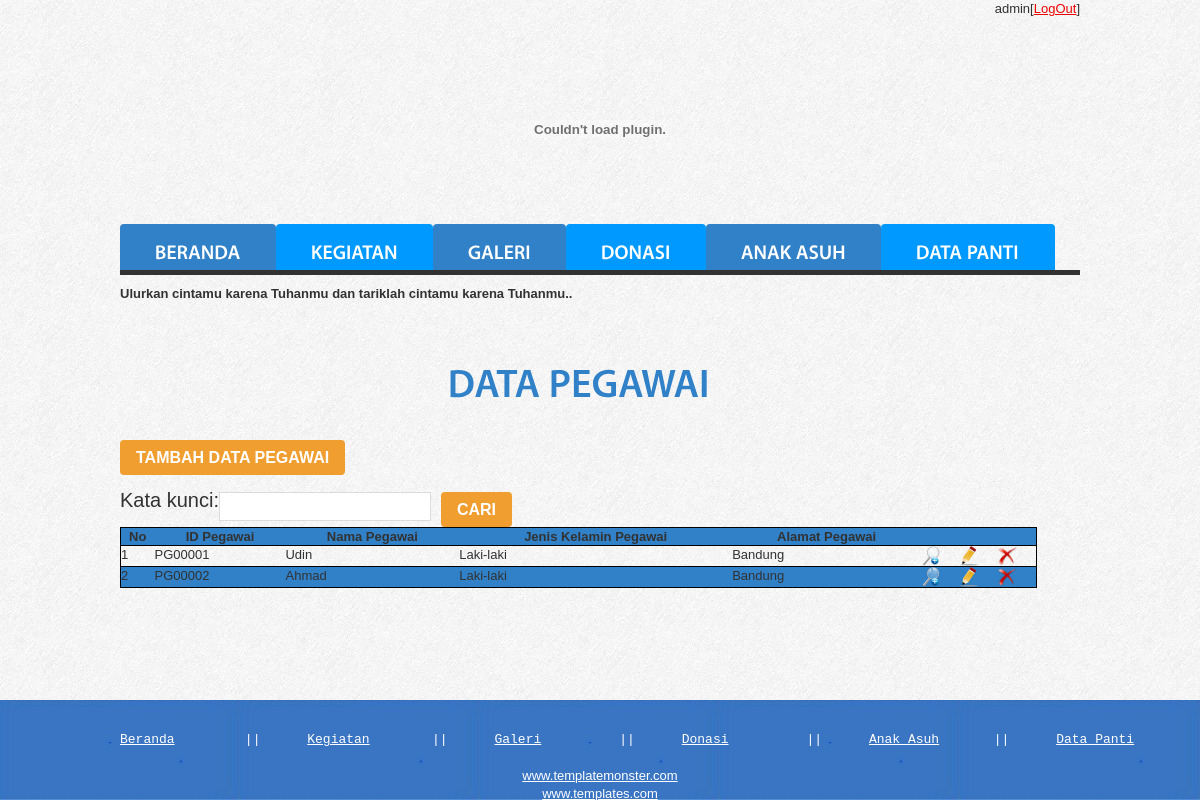
The page /index-admin.php?menu=pegawai (signed in) on the database its author committed.
### tables this page shows
CREATE TABLE IF NOT EXISTS `pegawai` (
  `id_pegawai` char(7) NOT NULL,
  `id_admin` char(7) NOT NULL,
  `nama_pegawai` varchar(25) DEFAULT NULL,
  `jk_pegawai` tinyint(1) DEFAULT NULL,
  `tgl_lahir_pegawai` date DEFAULT NULL,
  `alamat_pegawai` text,
  `jabatan` varchar(25) DEFAULT NULL,
  PRIMARY KEY (`id_pegawai`),
  KEY `fk_mencatat` (`id_admin`)
);

### lihat-pegawai.php (the view, shortened to what this page needs)
<HTML>
<BODY>
	<h2 align="center">Data Pegawai</h2>
	<form action="index-admin.php?menu=<?php echo"frm-pegawai";?>" method="post">
		<input type="submit" value="Tambah Data Pegawai" name="btntambah" class="button">
	</form>
	<table>
		<form action="" method="post">
		<tr>
			<td style="font-size:20px;">Kata kunci</td><td style="font-size:20px;">:</td>
			<td><input type="text" name="keyword" class="input"></td>
			<td><input type="submit" value="Cari" name="cari" class="button"></td>
		</tr>
		</form>
	<br>
	</table>
	<?php if(!isset($_POST['cari'])){?>
		<TABLE width="100%" class="data">
		<tr class="kolom">
			<th>No</th>
			<th>ID Pegawai</th>
			<th>Nama Pegawai</th>
			<th>Jenis Kelamin Pegawai</th>
			<th>Alamat Pegawai</th>
			<th colspan="3"></th>
		</tr>
		<?php
			$querypegawai=mysql_query("select * from pegawai");
			$no=1;
			while($tampil =mysql_fetch_array($querypegawai)){?>
			<tr>
				<td <?php if($no%2 == 0){ echo "class='kolom'";}?>><? echo $no;?></td>
				<td <?php if($no%2 == 0){ echo "class='kolom'";}?>><?php echo $tampil['id_pegawai']." ";?></td>
				<td <?php if($no%2 == 0){ echo "class='kolom'";}?>><?php echo $tampil['nama_pegawai']." ";?></td>
				<td <?php if($no%2 == 0){ echo "class='kolom'";}?>><?php if($tampil['jk_pegawai']==1){
					echo "Laki-laki";}
					else{ echo "Perempuan";}?></td>
				<td <?php if($no%2 == 0){ echo "class='kolom'";}?>><?php echo $tampil['alamat_pegawai']." ";?></td>
				<td <?php if($no%2 == 0){ echo "class='kolom'";}?>><a href="index-admin.php?menu=detail-pegawai&id_pegawai=<?php echo $tampil['id_pegawai']?>"><img src="images/detail.png" title="Lihat selengkapnya"></a></td>
				<td <?php if($no%2 == 0){ echo "class='kolom'";}?>><a href="index-admin.php?menu=update-pegawai&id_pegawai=<?php echo $tampil['id_pegawai']?>"><img src="images/edit.png" title="Ubah"></a></td>
				<td <?php if($no%2 == 0){ echo "class='kolom'";}?>><a href="delete-pegawai.php?id_pegawai=<?php echo $tampil['id_pegawai']?>"><img src="images/delete.png" title="Hapus"></a></td>
			</tr>
		<?php $no++;
		}
		}?>
</TABLE>
</BODY>
</HTML>

### css/style2.css (style rules this page uses)
body { background:url(../images/bg.jpg) top center repeat;border:0;font:13px Arial, Helvetica, sans-serif;color:#323232;line-height:17px }
body, html { height:100% }
a { color:#ec0404;text-decoration:underline;outline:none }
h2 { font-size:40px;text-transform:uppercase;font-weight:600;color:#3081c8;line-height:45px;padding:2px 0 33px 0 }
#content .input { float:left;margin-right:10px;width:200px;height:17px;border:1px solid #dcdcdc;background:#fff;padding:5px;margin-bottom:6px;color:#323232;font:13px Arial, Helvetica, sans-serif }
.data tr, td { border-collapse:collapse; border:1px solid black; }
.kolom { fcolor:#fff;background:#3081c8; }
.button { display:inline-block;font-size:16px;color:#fff;background:#f09e2f;line-height:35px;padding:0 16px;border-radius:4px;-moz-border-radius:4px;-webkit-border-radius:4px;behavior:url(js/PIE.htc);position:relative;font-weight:600;text-decoration:none;text-transform:uppercase }

### rows shown on the page
pegawai: id_pegawai "PG00001", nama_pegawai "Udin", jk_pegawai "Laki-laki", alamat_pegawai "Bandung"
pegawai: id_pegawai "PG00002", nama_pegawai "Ahmad", jk_pegawai "Laki-laki", alamat_pegawai "Bandung"

### other values the page prints
$_SESSION['nama_admin'] "admin"
